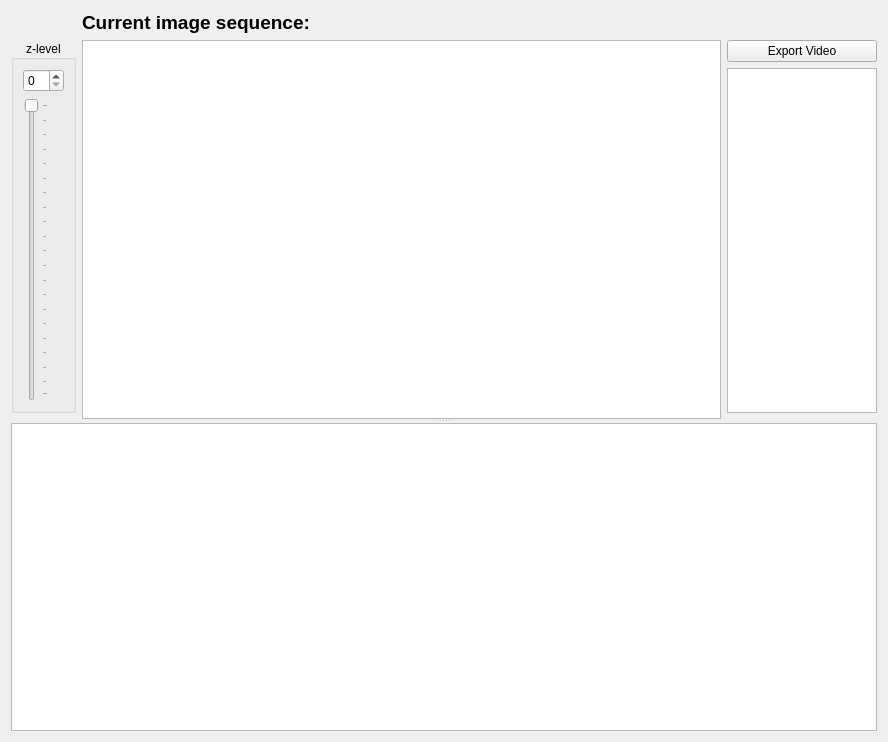
<?xml version="1.0" encoding="UTF-8"?>
<ui version="4.0">
 <class>Form</class>
 <widget class="QWidget" name="Form">
  <property name="geometry">
   <rect>
    <x>0</x>
    <y>0</y>
    <width>888</width>
    <height>742</height>
   </rect>
  </property>
  <property name="windowTitle">
   <string>Form</string>
  </property>
  <layout class="QGridLayout" name="gridLayout_10">
   <item row="0" column="0">
    <widget class="QSplitter" name="splitterHighest">
     <property name="orientation">
      <enum>Qt::Vertical</enum>
     </property>
     <widget class="QSplitter" name="splitterFilesImage">
      <property name="orientation">
       <enum>Qt::Vertical</enum>
      </property>
      <widget class="QSplitter" name="splitter">
       <property name="orientation">
        <enum>Qt::Vertical</enum>
       </property>
       <widget class="QWidget" name="layoutWidget">
        <layout class="QGridLayout" name="gridLayout_8">
         <item row="1" column="5">
          <widget class="QPushButton" name="btnExportWorkEnv">
           <property name="text">
            <string>Export Video</string>
           </property>
          </widget>
         </item>
         <item row="2" column="5" rowspan="2">
          <widget class="HistogramLUTWidget" name="histogram">
           <property name="sizePolicy">
            <sizepolicy hsizetype="Preferred" vsizetype="Expanding">
             <horstretch>0</horstretch>
             <verstretch>2</verstretch>
            </sizepolicy>
           </property>
           <property name="minimumSize">
            <size>
             <width>150</width>
             <height>0</height>
            </size>
           </property>
           <property name="maximumSize">
            <size>
             <width>150</width>
             <height>16777215</height>
            </size>
           </property>
          </widget>
         </item>
         <item row="1" column="1" rowspan="4" colspan="4">
          <widget class="GraphicsView" name="graphicsView">
           <property name="sizePolicy">
            <sizepolicy hsizetype="Expanding" vsizetype="Expanding">
             <horstretch>0</horstretch>
             <verstretch>0</verstretch>
            </sizepolicy>
           </property>
          </widget>
         </item>
         <item row="0" column="2">
          <widget class="QLabel" name="label_curr_img_seq_name">
           <property name="font">
            <font>
             <pointsize>14</pointsize>
             <weight>75</weight>
             <bold>true</bold>
            </font>
           </property>
           <property name="text">
            <string/>
           </property>
           <property name="textInteractionFlags">
            <set>Qt::LinksAccessibleByMouse|Qt::TextSelectableByKeyboard|Qt::TextSelectableByMouse</set>
           </property>
          </widget>
         </item>
         <item row="0" column="1">
          <widget class="QLabel" name="label">
           <property name="font">
            <font>
             <pointsize>14</pointsize>
             <weight>75</weight>
             <bold>true</bold>
            </font>
           </property>
           <property name="text">
            <string>Current image sequence:</string>
           </property>
           <property name="textInteractionFlags">
            <set>Qt::LinksAccessibleByMouse|Qt::TextSelectableByKeyboard|Qt::TextSelectableByMouse</set>
           </property>
          </widget>
         </item>
         <item row="0" column="3">
          <spacer name="horizontalSpacer">
           <property name="orientation">
            <enum>Qt::Horizontal</enum>
           </property>
           <property name="sizeHint" stdset="0">
            <size>
             <width>40</width>
             <height>20</height>
            </size>
           </property>
          </spacer>
         </item>
         <item row="1" column="0" rowspan="3">
          <widget class="QGroupBox" name="groupBoxZLevel">
           <property name="title">
            <string>z-level</string>
           </property>
           <property name="alignment">
            <set>Qt::AlignCenter</set>
           </property>
           <layout class="QVBoxLayout" name="verticalLayout">
            <item>
             <widget class="QSpinBox" name="spinBoxZLevel"/>
            </item>
            <item>
             <widget class="QSlider" name="verticalSliderZLevel">
              <property name="minimumSize">
               <size>
                <width>25</width>
                <height>0</height>
               </size>
              </property>
              <property name="toolTip">
               <string>move along the z-axis</string>
              </property>
              <property name="autoFillBackground">
               <bool>false</bool>
              </property>
              <property name="pageStep">
               <number>5</number>
              </property>
              <property name="orientation">
               <enum>Qt::Vertical</enum>
              </property>
              <property name="invertedAppearance">
               <bool>true</bool>
              </property>
              <property name="invertedControls">
               <bool>true</bool>
              </property>
              <property name="tickPosition">
               <enum>QSlider::TicksBelow</enum>
              </property>
              <property name="tickInterval">
               <number>5</number>
              </property>
             </widget>
            </item>
           </layout>
          </widget>
         </item>
        </layout>
       </widget>
       <widget class="PlotWidget" name="roiPlot">
        <property name="sizePolicy">
         <sizepolicy hsizetype="Preferred" vsizetype="Preferred">
          <horstretch>0</horstretch>
          <verstretch>0</verstretch>
         </sizepolicy>
        </property>
        <property name="minimumSize">
         <size>
          <width>0</width>
          <height>40</height>
         </size>
        </property>
       </widget>
      </widget>
     </widget>
    </widget>
   </item>
  </layout>
 </widget>
 <customwidgets>
  <customwidget>
   <class>PlotWidget</class>
   <extends>QGraphicsView</extends>
   <header>..widgets.PlotWidget</header>
   <container>1</container>
  </customwidget>
  <customwidget>
   <class>GraphicsView</class>
   <extends>QGraphicsView</extends>
   <header>..widgets.GraphicsView</header>
  </customwidget>
  <customwidget>
   <class>HistogramLUTWidget</class>
   <extends>QGraphicsView</extends>
   <header>..widgets.HistogramLUTWidget</header>
  </customwidget>
 </customwidgets>
 <tabstops>
  <tabstop>graphicsView</tabstop>
  <tabstop>btnExportWorkEnv</tabstop>
  <tabstop>histogram</tabstop>
  <tabstop>spinBoxZLevel</tabstop>
  <tabstop>verticalSliderZLevel</tabstop>
  <tabstop>roiPlot</tabstop>
 </tabstops>
 <resources/>
 <connections>
  <connection>
   <sender>verticalSliderZLevel</sender>
   <signal>valueChanged(int)</signal>
   <receiver>spinBoxZLevel</receiver>
   <slot>setValue(int)</slot>
   <hints>
    <hint type="sourcelabel">
     <x>46</x>
     <y>405</y>
    </hint>
    <hint type="destinationlabel">
     <x>69</x>
     <y>96</y>
    </hint>
   </hints>
  </connection>
  <connection>
   <sender>spinBoxZLevel</sender>
   <signal>valueChanged(int)</signal>
   <receiver>verticalSliderZLevel</receiver>
   <slot>setValue(int)</slot>
   <hints>
    <hint type="sourcelabel">
     <x>70</x>
     <y>96</y>
    </hint>
    <hint type="destinationlabel">
     <x>46</x>
     <y>405</y>
    </hint>
   </hints>
  </connection>
 </connections>
</ui>
